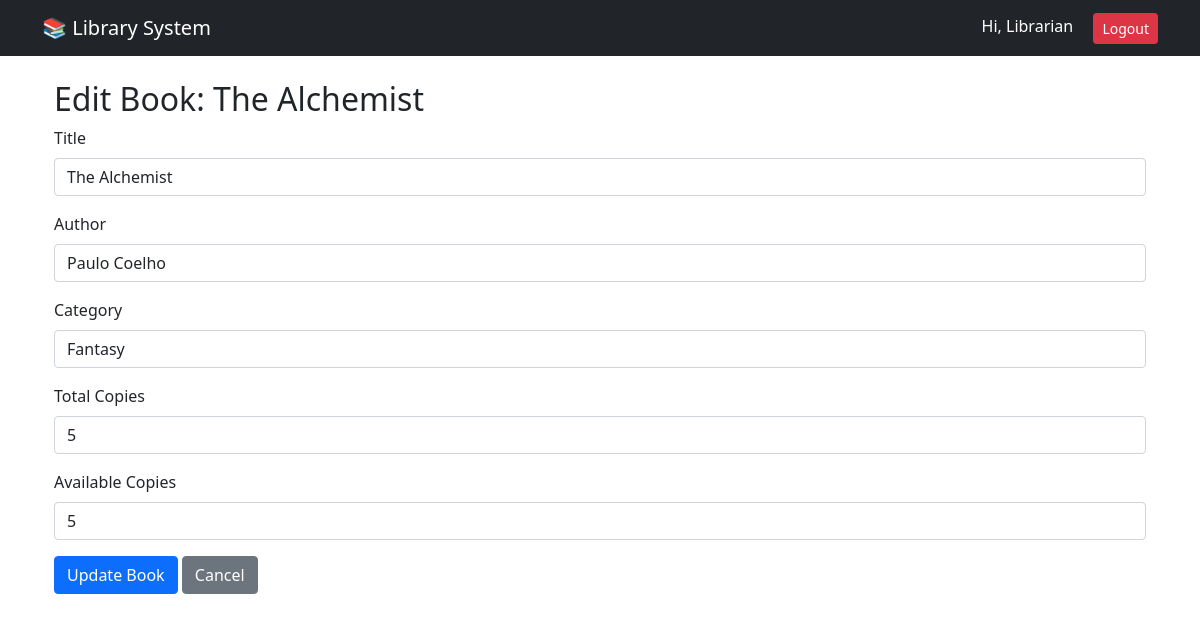
The app's page /edit_book/4 (signed in) with its own data.
### app.py (models this page shows)
class User(UserMixin, db.Model):
    id = db.Column(db.Integer, primary_key=True)
    name = db.Column(db.String(100), nullable=False)
    email = db.Column(db.String(120), unique=True, nullable=False)
    password = db.Column(db.String(200), nullable=False)
    role = db.Column(db.String(20), default='student')

class Book(db.Model):
    id = db.Column(db.Integer, primary_key=True)
    title = db.Column(db.String(200), nullable=False)
    author = db.Column(db.String(100), nullable=False)
    isbn = db.Column(db.String(20), unique=True)
    category = db.Column(db.String(50))
    total_copies = db.Column(db.Integer, default=1)
    available_copies = db.Column(db.Integer, default=1)

### app.py (the view, shortened to what this page needs)
@app.route('/edit_book/<int:book_id>', methods=['GET', 'POST'])
@login_required
def edit_book(book_id):
    if current_user.role != 'admin':
        return "Access Denied!",403
    book = Book.query.get_or_404(book_id)
    return render_template('edit_book.html', book=book)

### app.py (called while the page is built)
@login_manager.user_loader
def load_user(user_id):
    return User.query.get(int(user_id))

### templates/edit_book.html
{% extends "base.html" %}
{% block content %}
<div class="container mt-4">
    <h2>Edit Book: {{ book.title }}</h2>
    <form method="POST">
        <div class="mb-3">
            <label class="form-label">Title</label>
            <input type="text" name="title" class="form-control" value="{{ book.title }}" required>
        </div>
        <div class="mb-3">
            <label class="form-label">Author</label>
            <input type="text" name="author" class="form-control" value="{{ book.author }}" required>
        </div>
        <div class="mb-3">
            <label class="form-label">Category</label>
            <input type="text" name="category" class="form-control" value="{{ book.category }}" required>
        </div>
        <div class="mb-3">
            <label class="form-label">Total Copies</label>
            <input type="number" name="total_copies" class="form-control" value="{{ book.total_copies }}" min="1" required>
        </div>
        <div class="mb-3">
            <label class="form-label">Available Copies</label>
            <input type="number" name="available_copies" class="form-control" value="{{ book.available_copies }}" min="0" required>
        </div>
        <button type="submit" class="btn btn-primary">Update Book</button>
        <a href="{{ url_for('view_books') }}" class="btn btn-secondary">Cancel</a>
    </form>
</div>
{% endblock %}

### templates/base.html (shortened to what this page needs)
<!DOCTYPE html>
<html>
<head>
    <link href="https://cdn.jsdelivr.net/npm/bootstrap@5.1.3/dist/css/bootstrap.min.css" rel="stylesheet">
</head>
<body>
    <nav class="navbar navbar-dark bg-dark">
        <div class="container">
            <a class="navbar-brand" href="/">📚 Library System</a>
            <div>
                {% if current_user.is_authenticated %}
                    <span class="text-white me-3">Hi, {{ current_user.name }}</span>
                    <a class="btn btn-danger btn-sm" href="/logout">Logout</a>
                {% else %}
                    <a class="btn btn-primary btn-sm" href="/login">Login</a>
                {% endif %}
            </div>
        </div>
    </nav>
    <div class="container mt-4">
        {% block content %}{% endblock %}
    </div>
</body>
</html>

### records on screen
User: name "Librarian"
Book: title "The Alchemist", author "Paulo Coelho", category "Fantasy", total_copies "5", available_copies "5"
